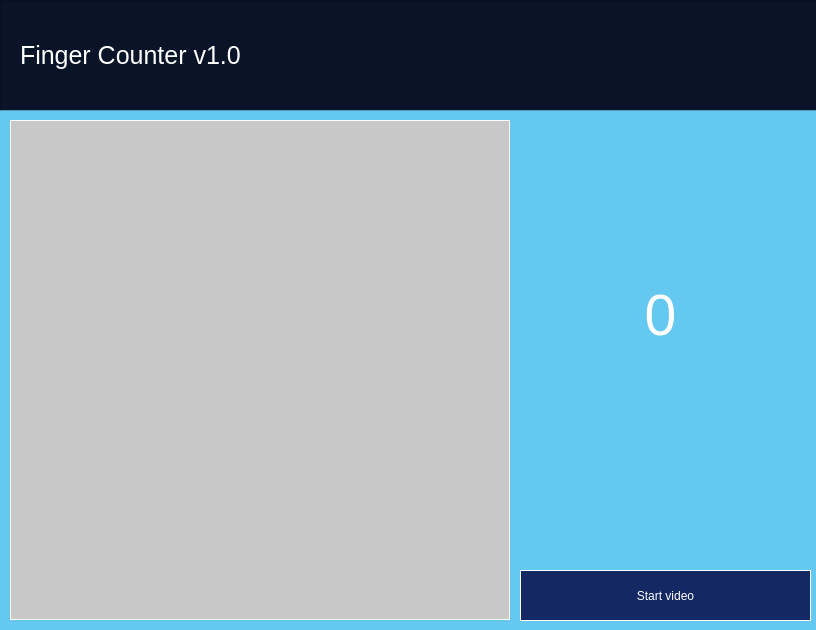
<?xml version="1.0" encoding="UTF-8"?>
<ui version="4.0">
 <class>Form</class>
 <widget class="QWidget" name="Form">
  <property name="geometry">
   <rect>
    <x>0</x>
    <y>0</y>
    <width>816</width>
    <height>630</height>
   </rect>
  </property>
  <property name="windowTitle">
   <string>Form</string>
  </property>
  <widget class="QFrame" name="frame">
   <property name="geometry">
    <rect>
     <x>0</x>
     <y>0</y>
     <width>1101</width>
     <height>111</height>
    </rect>
   </property>
   <property name="styleSheet">
    <string notr="true">background-color:rgb(10,20,40);</string>
   </property>
   <property name="frameShape">
    <enum>QFrame::StyledPanel</enum>
   </property>
   <property name="frameShadow">
    <enum>QFrame::Raised</enum>
   </property>
   <widget class="QLabel" name="label_2">
    <property name="geometry">
     <rect>
      <x>20</x>
      <y>30</y>
      <width>481</width>
      <height>51</height>
     </rect>
    </property>
    <property name="font">
     <font>
      <pointsize>19</pointsize>
     </font>
    </property>
    <property name="styleSheet">
     <string notr="true">color:white;</string>
    </property>
    <property name="text">
     <string>Finger Counter v1.0</string>
    </property>
   </widget>
  </widget>
  <widget class="QFrame" name="frame_2">
   <property name="geometry">
    <rect>
     <x>-10</x>
     <y>110</y>
     <width>1101</width>
     <height>691</height>
    </rect>
   </property>
   <property name="styleSheet">
    <string notr="true">background-color:rgb(100,200,240);</string>
   </property>
   <property name="frameShape">
    <enum>QFrame::StyledPanel</enum>
   </property>
   <property name="frameShadow">
    <enum>QFrame::Raised</enum>
   </property>
   <widget class="QLabel" name="label">
    <property name="geometry">
     <rect>
      <x>20</x>
      <y>10</y>
      <width>500</width>
      <height>500</height>
     </rect>
    </property>
    <property name="styleSheet">
     <string notr="true">background-color:rgb(200,200,200);
border:1px solid white;</string>
    </property>
    <property name="text">
     <string/>
    </property>
    <property name="scaledContents">
     <bool>true</bool>
    </property>
   </widget>
   <widget class="QPushButton" name="ss_video">
    <property name="geometry">
     <rect>
      <x>530</x>
      <y>460</y>
      <width>291</width>
      <height>51</height>
     </rect>
    </property>
    <property name="styleSheet">
     <string notr="true">QPushButton{
background-color:rgb(20,40,100);
color:white;
border:1px solid white;
}
QPushButton:hover{
background-color:rgb(20,40,50);
color:white;
border:1px solid white;
}</string>
    </property>
    <property name="text">
     <string>Start video</string>
    </property>
   </widget>
   <widget class="QLabel" name="cnt">
    <property name="geometry">
     <rect>
      <x>530</x>
      <y>100</y>
      <width>281</width>
      <height>211</height>
     </rect>
    </property>
    <property name="font">
     <font>
      <pointsize>43</pointsize>
     </font>
    </property>
    <property name="styleSheet">
     <string notr="true">color:white;</string>
    </property>
    <property name="text">
     <string>0</string>
    </property>
    <property name="alignment">
     <set>Qt::AlignCenter</set>
    </property>
   </widget>
  </widget>
 </widget>
 <resources/>
 <connections/>
</ui>
